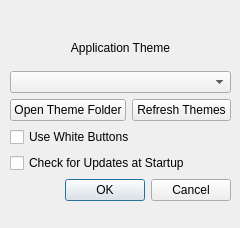
<?xml version="1.0" encoding="UTF-8"?>
<ui version="4.0">
 <class>Dialog</class>
 <widget class="QDialog" name="Dialog">
  <property name="geometry">
   <rect>
    <x>0</x>
    <y>0</y>
    <width>240</width>
    <height>228</height>
   </rect>
  </property>
  <property name="windowTitle">
   <string>Settings</string>
  </property>
  <property name="windowIcon">
   <iconset theme="MainTheme" resource="fgpresources.qrc">
    <normaloff>:/images/settingsSymbol.png</normaloff>:/images/settingsSymbol.png</iconset>
  </property>
  <widget class="QWidget" name="layoutWidget">
   <property name="geometry">
    <rect>
     <x>10</x>
     <y>30</y>
     <width>221</width>
     <height>171</height>
    </rect>
   </property>
   <layout class="QGridLayout" name="gridLayout">
    <item row="0" column="0" colspan="2">
     <widget class="QLabel" name="label">
      <property name="text">
       <string>Application Theme</string>
      </property>
      <property name="alignment">
       <set>Qt::AlignCenter</set>
      </property>
     </widget>
    </item>
    <item row="1" column="0" colspan="2">
     <widget class="QComboBox" name="themeComboBox"/>
    </item>
    <item row="2" column="0">
     <widget class="QPushButton" name="openThemeButton">
      <property name="font">
       <font>
        <pointsize>9</pointsize>
       </font>
      </property>
      <property name="text">
       <string>Open Theme Folder</string>
      </property>
     </widget>
    </item>
    <item row="2" column="1">
     <widget class="QPushButton" name="refreshButton">
      <property name="font">
       <font>
        <pointsize>9</pointsize>
       </font>
      </property>
      <property name="toolTip">
       <string>Refreshes themes.json</string>
      </property>
      <property name="text">
       <string>Refresh Themes</string>
      </property>
      <property name="flat">
       <bool>false</bool>
      </property>
     </widget>
    </item>
    <item row="3" column="0" colspan="2">
     <widget class="QCheckBox" name="useWhiteButtonsOption">
      <property name="text">
       <string>Use White Buttons</string>
      </property>
     </widget>
    </item>
    <item row="4" column="0" colspan="2">
     <widget class="QCheckBox" name="checkForUpdatesBox">
      <property name="text">
       <string>Check for Updates at Startup</string>
      </property>
     </widget>
    </item>
    <item row="5" column="0" colspan="2">
     <widget class="QDialogButtonBox" name="buttonBox">
      <property name="orientation">
       <enum>Qt::Horizontal</enum>
      </property>
      <property name="standardButtons">
       <set>QDialogButtonBox::Cancel|QDialogButtonBox::Ok</set>
      </property>
     </widget>
    </item>
   </layout>
  </widget>
 </widget>
 <resources>
  <include location="fgpresources.qrc"/>
 </resources>
 <connections>
  <connection>
   <sender>buttonBox</sender>
   <signal>accepted()</signal>
   <receiver>Dialog</receiver>
   <slot>accept()</slot>
   <hints>
    <hint type="sourcelabel">
     <x>248</x>
     <y>254</y>
    </hint>
    <hint type="destinationlabel">
     <x>157</x>
     <y>274</y>
    </hint>
   </hints>
  </connection>
  <connection>
   <sender>buttonBox</sender>
   <signal>rejected()</signal>
   <receiver>Dialog</receiver>
   <slot>reject()</slot>
   <hints>
    <hint type="sourcelabel">
     <x>316</x>
     <y>260</y>
    </hint>
    <hint type="destinationlabel">
     <x>286</x>
     <y>274</y>
    </hint>
   </hints>
  </connection>
 </connections>
</ui>
